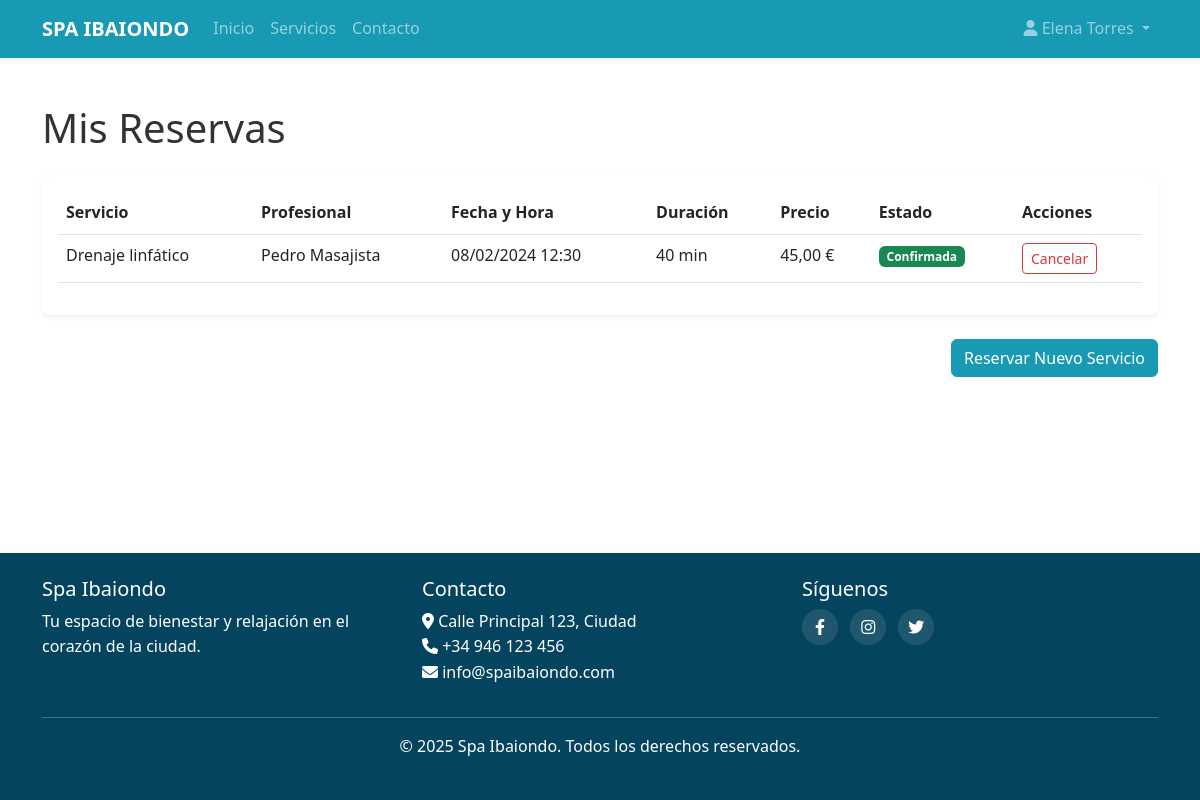
The app's page /public/index.php/reservas (signed in) with its own data.
### tables this page shows
CREATE TABLE reservas (
	id INT AUTO_INCREMENT PRIMARY KEY,
	id_usuario INT,
	id_servicio INT,
	id_trabajador INT,
	fecha_hora DATETIME NOT NULL,
	estado ENUM('pendiente', 'confirmada', 'cancelada') NOT NULL,
	FOREIGN KEY (id_usuario) REFERENCES usuarios(id),
	FOREIGN KEY (id_servicio) REFERENCES servicios(id),
	FOREIGN KEY (id_trabajador) REFERENCES trabajadores(id)
);

CREATE TABLE servicios (
	id INT AUTO_INCREMENT PRIMARY KEY,
	nombre VARCHAR(100) NOT NULL,
	descripcion TEXT NOT NULL,
	duracion INT NOT NULL,
	precio DECIMAL(10,2) NOT NULL,
	imagen VARCHAR(255) NULL
);

CREATE TABLE trabajadores (
	id INT AUTO_INCREMENT PRIMARY KEY,
	nombre VARCHAR(100) NOT NULL,
	email VARCHAR(100) UNIQUE NOT NULL,
	contrasena VARCHAR(255) NOT NULL,
	rol ENUM('admin', 'recepcionista', 'masajista', 'terapeuta') NOT NULL
);

### app/controllers/ReservaController.php (called while the page is built, shortened)
<?php
class ReservaController {
    private $reservaModel;
    public function __construct() {
        require_once BASE_PATH . '/app/models/Reserva.php';
        $this->reservaModel = new Reserva();
    }
    public function misReservas() {
        $reservas = $this->reservaModel->getByUsuario(Auth::id());
        include BASE_PATH . '/app/views/reservas/mis_reservas.php';
        include BASE_PATH . '/app/views/layouts/main.php';
    }
}

### public/index.php (called while the page is built, shortened)
<?php
require_once BASE_PATH . '/config/database.php';
require_once BASE_PATH . '/core/Router.php';
require_once BASE_PATH . '/core/Auth.php';
require_once BASE_PATH . '/core/Helper.php';
$router = new Router();
$router->dispatch();

### config/database.php (called while the page is built)
<?php
class Database {
    private static $instance = null;
    private $conn;
    private $host = 'localhost';
    private $user = 'root';
    private $pass = '';
    private $name = 'spa';
    private function __construct() {
        try {
            $this->conn = new PDO(
                "mysql:host={$this->host};dbname={$this->name};charset=utf8mb4",
                $this->user,
                $this->pass,
                [PDO::ATTR_ERRMODE => PDO::ERRMODE_EXCEPTION]
            );
        } catch(PDOException $e) {
            die("Error de conexión: " . $e->getMessage());
        }
    }
    public static function getInstance() {
        if (self::$instance == null) {
            self::$instance = new Database();
        }
        return self::$instance;
    }
    public function getConnection() {
        return $this->conn;
    }
}

### core/Auth.php (called while the page is built, shortened)
<?php
class Auth {
    public static function check() {
        return isset($_SESSION['logged_in']) && $_SESSION['logged_in'] === true;
    }
    public static function id() {
        return self::check() ? $_SESSION['user_id'] : null;
    }
}

### app/models/Reserva.php (called while the page is built, shortened)
<?php
class Reserva {
    private $db;
    public function __construct() {
        $this->db = Database::getInstance()->getConnection();
    }
    public function getByUsuario($idUsuario) {
        $stmt = $this->db->prepare("
            SELECT r.*, s.nombre as nombre_servicio, t.nombre as nombre_trabajador,
                   s.duracion, s.precio
            FROM reservas r
            JOIN servicios s ON r.id_servicio = s.id
            JOIN trabajadores t ON r.id_trabajador = t.id
            WHERE r.id_usuario = ?
            ORDER BY r.fecha_hora DESC
        ");
        $stmt->execute([$idUsuario]);
        return $stmt->fetchAll(PDO::FETCH_ASSOC);
    }
}

### core/Helper.php (called while the page is built, shortened)
<?php
class Helper {
    public static function url($path = '') {
        $base = APP_URL;
        if (strpos($base, 'index.php') === false) {
            $base .= '/index.php';
        }
        if (empty($path)) {
            return rtrim($base, '/');
        }
        return $base . '/' . ltrim($path, '/');
    }
    public static function e($string) {
        return htmlspecialchars($string, ENT_QUOTES, 'UTF-8');
    }
    public static function formatDate($date, $format = 'd/m/Y H:i') {
        $dateObj = new DateTime($date);
        return $dateObj->format($format);
    }
    public static function formatPrice($price) {
        return number_format($price, 2, ',', '.') . ' €';
    }
}

### app/views/reservas/mis_reservas.php (the view)
<div class="container py-5">
    <h1 class="mb-4">Mis Reservas</h1>
    <?php if (empty($reservas)): ?>
        <div class="alert alert-info">
            <p class="mb-0">No tienes reservas activas.</p>
        </div>
        <div class="text-center mt-4">
            <a href="<?= Helper::url('servicios') ?>" class="btn btn-primary">Reservar Ahora</a>
        </div>
    <?php else: ?>
        <div class="card shadow-sm">
            <div class="card-body">
                <div class="table-responsive">
                    <table class="table table-hover">
                        <thead>
                            <tr>
                                <th>Servicio</th>
                                <th>Profesional</th>
                                <th>Fecha y Hora</th>
                                <th>Duración</th>
                                <th>Precio</th>
                                <th>Estado</th>
                                <th>Acciones</th>
                            </tr>
                        </thead>
                        <tbody>
                            <?php foreach ($reservas as $reserva): ?>
                                <tr>
                                    <td><?= Helper::e($reserva['nombre_servicio']) ?></td>
                                    <td><?= Helper::e($reserva['nombre_trabajador']) ?></td>
                                    <td><?= Helper::formatDate($reserva['fecha_hora']) ?></td>
                                    <td><?= $reserva['duracion'] ?> min</td>
                                    <td><?= Helper::formatPrice($reserva['precio']) ?></td>
                                    <td>
                                        <?php if ($reserva['estado'] == 'pendiente'): ?>
                                            <span class="badge bg-warning text-dark">Pendiente</span>
                                        <?php elseif ($reserva['estado'] == 'confirmada'): ?>
                                            <span class="badge bg-success">Confirmada</span>
                                        <?php else: ?>
                                            <span class="badge bg-danger">Cancelada</span>
                                        <?php endif; ?>
                                    </td>
                                    <td>
                                        <?php if ($reserva['estado'] != 'cancelada'): ?>
                                            <a href="<?= Helper::url('reservas/' . $reserva['id'] . '/cancelar') ?>"
                                               class="btn btn-sm btn-outline-danger"
                                               onclick="return confirm('¿Estás seguro de cancelar esta reserva?')">
                                                Cancelar
                                            </a>
                                        <?php endif; ?>
                                    </td>
                                </tr>
                            <?php endforeach; ?>
                        </tbody>
                    </table>
                </div>
            </div>
        </div>
        <div class="text-end mt-4">
            <a href="<?= Helper::url('servicios') ?>" class="btn btn-primary">Reservar Nuevo Servicio</a>
        </div>
    <?php endif; ?>
</div>

### core/Router.php (shortened to what this page needs)
<?php
class Router {
    private $routes = [];
    public function add($method, $path, $controller, $action) {
        $this->routes[] = [
            'method' => $method,
            'path' => $path,
            'controller' => $controller,
            'action' => $action
        ];
    }
    public function dispatch() {
        $uri = $_SERVER['REQUEST_URI'];
        $method = $_SERVER['REQUEST_METHOD'];
        $baseFolder = '/spa-ibaiondo/public';
        if (strpos($uri, $baseFolder) === 0) {
            $uri = substr($uri, strlen($baseFolder));
        }
        $uri = str_replace('/index.php', '', $uri);
        $uri = explode('?', $uri)[0];
        foreach ($this->routes as $route) {
            $pattern = $this->convertRouteToRegex($route['path']);
            if ($route['method'] === $method && preg_match($pattern, $uri, $matches)) {
                array_shift($matches);
                $action = $route['action'];
                $controllerInstance = new $controller();
                call_user_func_array([$controllerInstance, $action], $matches);
                return;
            }
        }
    }
    private function convertRouteToRegex($route) {
        $pattern = preg_replace('/\{([a-zA-Z0-9_]+)\}/', '([^/]+)', $route);
        return '#^' . $pattern . '$#';
    }
}

### public/assets/css/styles.css (style rules this page uses)
body { font-family: 'Segoe UI', Tahoma, Geneva, Verdana, sans-serif; color: #333; line-height: 1.6; padding-right: 0 !important; }
:root { --primary-color: #189AB4; --secondary-color: #6c757d; --accent-color: #e9ecef; --success-color: #28a745; --info-color: #17a2b8; --warning-color: #ffc107; --danger-color: #dc3545; }
.fixed-navbar-body { padding-top: 3.5rem !important; }
.btn-primary { background-color: var(--primary-color); border-color: var(--primary-color); }
.card { border: none; border-radius: 0.5rem; overflow: hidden; transition: transform 0.3s, box-shadow 0.3s; }
html { overflow-y: scroll; }

### records on screen
reservas: id_servicio.nombre "Drenaje linfático", id_trabajador.nombre "Pedro Masajista", fecha_hora "08/02/2024 12:30", id_servicio.duracion "40", id_servicio.precio "45,00 €", estado "Confirmada"
